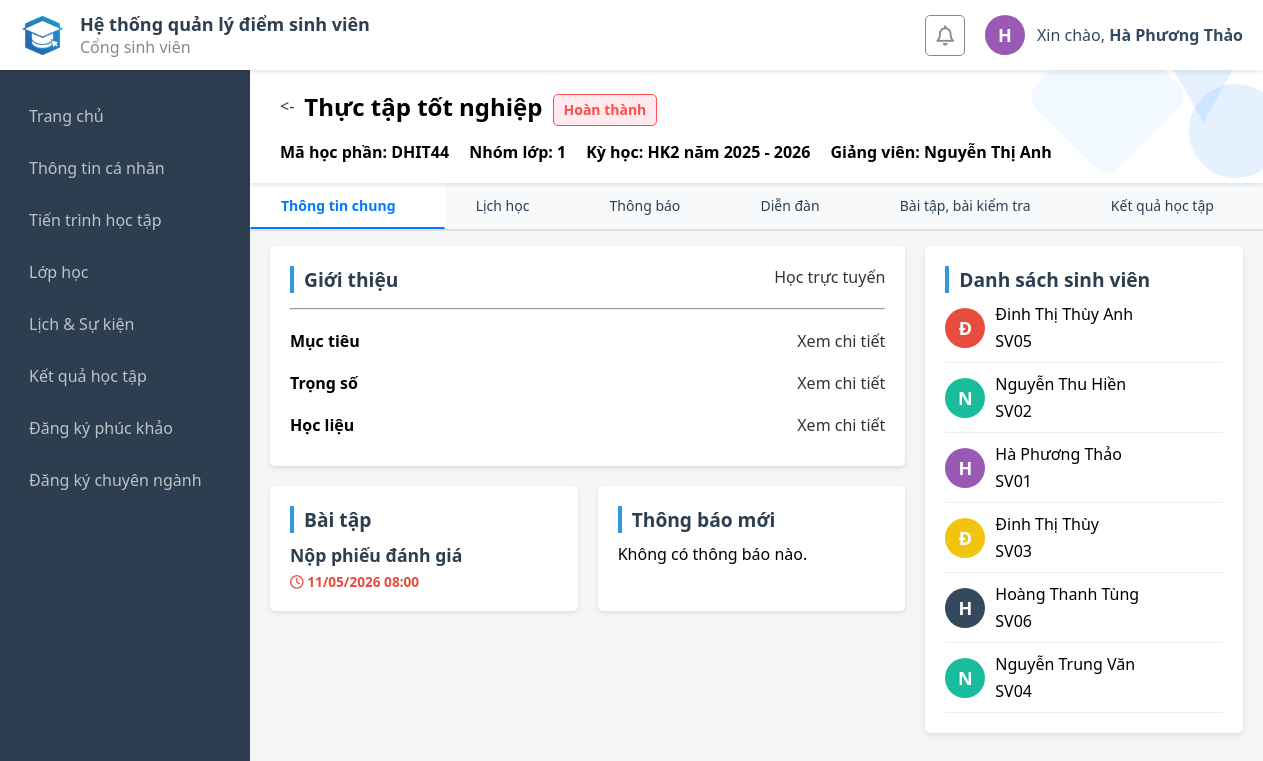
The page /student/class_detail.php?id=75 (signed in) on the database its author committed.
### tables this page shows
CREATE TABLE `profile` (
  `id` int(4) NOT NULL,
  `account_id` int(4) NOT NULL,
  `avatar` varchar(255) DEFAULT NULL,
  `first_name` varchar(10) NOT NULL,
  `last_name` varchar(20) NOT NULL,
  `dob` date NOT NULL,
  `gender` enum('Nam','Nữ','Khác') NOT NULL,
  `email` varchar(30) DEFAULT NULL,
  `phone` varchar(10) DEFAULT NULL,
  `address` varchar(50) DEFAULT NULL,
  `year` varchar(10) DEFAULT NULL,
  `academic_year` varchar(15) DEFAULT NULL,
  `faculty_id` int(11) DEFAULT NULL,
  `major_id` int(11) DEFAULT NULL
);

CREATE TABLE `classes` (
  `id` int(11) NOT NULL,
  `subject_id` int(11) NOT NULL,
  `class_code` varchar(20) NOT NULL,
  `class_name` varchar(255) NOT NULL,
  `semester` int(11) NOT NULL,
  `group_id` int(11) DEFAULT 1,
  `account_id` int(4) NOT NULL,
  `status` enum('Chưa bắt đầu','Đang học','Đã kết thúc') DEFAULT 'Chưa bắt đầu',
  `goals` text DEFAULT NULL,
  `weights` text DEFAULT NULL,
  `materials` text DEFAULT NULL,
  `online_link` varchar(255) DEFAULT NULL,
  `created_at` timestamp NOT NULL DEFAULT current_timestamp(),
  `deadline` datetime DEFAULT NULL,
  `syllabus_path` varchar(255) DEFAULT NULL
);

CREATE TABLE `assignments` (
  `id` int(11) NOT NULL,
  `class_id` int(11) NOT NULL,
  `title` varchar(255) NOT NULL,
  `description` text DEFAULT NULL,
  `type` enum('Bài tập','Bài kiểm tra') NOT NULL,
  `deadline` datetime DEFAULT NULL,
  `created_at` timestamp NOT NULL DEFAULT current_timestamp()
);

CREATE TABLE `account` (
  `id` int(4) NOT NULL,
  `code` varchar(5) NOT NULL,
  `username` varchar(20) NOT NULL,
  `password` varchar(255) NOT NULL,
  `password_hint` varchar(16) NOT NULL,
  `role` enum('admin','teacher','student') NOT NULL DEFAULT 'student'
);

### student/tabs/general.php (the view, shortened to what the rows shown need)
<?php
$sql_members = "SELECT
                    a.username, p.avatar, a.id AS account_id,
                    CONCAT(p.last_name, ' ', p.first_name) AS full_name,
                    a.code AS account_code
                FROM account a
                JOIN class_members cm ON a.id = cm.student_id
                JOIN profile p ON a.id = p.account_id
                WHERE cm.class_id = ? AND a.role = 'student'
                ORDER BY p.first_name ASC, p.last_name ASC";
$stmt_members = $conn->prepare($sql_members);
$stmt_members->bind_param("i", $class_id);
$stmt_members->execute();
$members = $stmt_members->get_result();
$sql_assign = "SELECT * FROM assignments WHERE class_id = ? ORDER BY deadline ASC";
$stmt_assign = $conn->prepare($sql_assign);
$stmt_assign->bind_param("i", $class_id);
$stmt_assign->execute();
$assignments = $stmt_assign->get_result();
?>
<!DOCTYPE html>
<html lang="en">
<head>
</head>
<body>
    <div class="class-content">
        <div class="wrapper-left">
            <div class="class-activities">
                <div class="class-assignments">
                    <div class="activity-card">
                        <?php if ($assignments->num_rows > 0): ?>
                            <?php
                                $index = 0;
                                while($assign = $assignments->fetch_assoc()):
                            ?>
                                <div class="assignment-item"
                                    data-index="<?= $index; ?>"
                                    style="display: <?= $index === 0 ? 'block' : 'none'; ?>; cursor: pointer;"
                                    onclick="window.location.href='assignments.php?id=<?= $assign['id']; ?>'">
                                    <div class="assign-info">
                                        <strong style="display: block; color: #2c3e50; font-size: 1.1em; margin-bottom: 5px;">
                                            <?= htmlspecialchars($assign['title']); ?>
                                        </strong>
                                        <div class="assign-meta" style="font-size: 0.85em; color: #e74c3c; font-weight: bold;">
                                            <i class="far fa-clock"></i> <?= date('d/m/Y H:i', strtotime($assign['deadline'])); ?>
                                        </div>
                                    </div>
                                </div>
                                <?php $index++; ?>
                            <?php endwhile; ?>
                        <?php else: ?>
                            <p style="padding: 20px; color: #999; font-style: italic;">Chưa có bài tập nào.</p>
                        <?php endif; ?>
                    </div>
                </div>
            </div>
        </div>
        <div class="wrapper-right">
            <div class="class-members">
                <div class="members-card">
                    <?php while($row = $members->fetch_assoc()): ?>
                        <?php
                            $display_name = !empty($row['full_name']) ? $row['full_name'] : ($row['code'] ?? 'S');
                            $first_letter = mb_strtoupper(mb_substr($display_name, 0, 1, 'UTF-8'), 'UTF-8');
                            $palette = ['#1abc9c', '#2ecc71', '#3498db', '#9b59b6', '#f1c40f', '#e67e22', '#e74c3c', '#34495e'];
                            $color_index = $row['account_id'] % count($palette);
                            $bg_color = $palette[$color_index];
                        ?>
                        <div class="members-info">
                            <div class="avatar-circle" style="background-color: <?= $bg_color; ?>;">
                                <?php if (!empty($avatar_from_db) && file_exists($avatar_from_db)): ?>
                                    <img src="<?= $avatar_from_db; ?>" alt="User Avatar">
                                <?php else: ?>
                                    <span><?= $first_letter; ?></span>
                                <?php endif; ?>
                            </div>
                            <ul>
                                <li><?= htmlspecialchars($row['full_name']) ?></li>
                                <li><?= htmlspecialchars($row['account_code']) ?></li>
                            </ul>
                        </div>
                    <?php endwhile; ?>
                </div>
            </div>
        </div>
    </div>
</body>
</html>

### student/class_detail.php (shortened to what the rows shown need)
<?php
require '../db_connection.php';
$account_id = $_SESSION['id'];
$class_id = isset($_GET['id']) ? intval($_GET['id']) : 0;
$tab = $_GET['tab'] ?? 'general';
$sql_class = "SELECT
                c.id AS class_id,
                c.class_code,
                c.group_id,
                s.subject_name,
                s.credit,
                s.total_sessions,
                c.semester,
                CONCAT(p.last_name, ' ', p.first_name) AS lecturer_name,
                c.goals, c.weights, c.materials, c.online_link,
                -- 1. TRẠNG THÁI TỰ ĐỘNG (Tính toán real-time từ bảng attendance)
                CASE
                    WHEN (SELECT COUNT(*) FROM attendance att
                          JOIN class_sessions cs ON att.session_id = cs.id
                          WHERE cs.class_id = c.id AND att.student_id = ? AND att.status = 'Có mặt') >= s.total_sessions THEN 'Hoàn thành'
                    WHEN (SELECT COUNT(*) FROM attendance att
                          JOIN class_sessions cs ON att.session_id = cs.id
                          WHERE cs.class_id = c.id AND att.student_id = ? AND att.status = 'Có mặt') > 0 THEN 'Đang học'
                    ELSE 'Chưa học'
                END AS status,
                -- 2. CÁC CHỈ SỐ ĐIỂM DANH
                (SELECT COUNT(*) FROM attendance att
                 JOIN class_sessions cs ON att.session_id = cs.id
                 WHERE cs.class_id = c.id AND att.student_id = ? AND att.status = 'Có mặt') AS attended_sessions,
                (SELECT COUNT(*) FROM attendance att
                 JOIN class_sessions cs ON att.session_id = cs.id
                 WHERE cs.class_id = c.id AND att.student_id = ? AND att.status = 'Muộn') AS late_sessions,
                (SELECT COUNT(*) FROM attendance att
                 JOIN class_sessions cs ON att.session_id = cs.id
                 WHERE cs.class_id = c.id AND att.student_id = ? AND att.status = 'Vắng có phép') AS excused_absences,
                (SELECT COUNT(*) FROM attendance att
                 JOIN class_sessions cs ON att.session_id = cs.id
                 WHERE cs.class_id = c.id AND att.student_id = ? AND att.status = 'Vắng không phép') AS unexcused_absences
              FROM classes c
              JOIN subjects s ON c.subject_id = s.id
              LEFT JOIN account a ON c.account_id = a.id AND a.role = 'teacher'
              LEFT JOIN profile p ON a.id = p.account_id
              WHERE c.id = ?";
$stmt = $conn->prepare($sql_class);
$stmt->bind_param("iiiiiii", $account_id, $account_id, $account_id, $account_id, $account_id, $account_id, $class_id);
$stmt->execute();
$class_data = $stmt->get_result()->fetch_assoc();
?>
<!DOCTYPE html>
<html lang="vi">
<head>
    <link rel="stylesheet" href="../css/class_detail.css">
</head>
<body>
    <?php include 'header.php'; ?>
    <main class="main-container">
        <div class="class-header">
            <div class="class-title">
                <h2><?= htmlspecialchars($class_data['subject_name']) ?></h2>
            </div>
            <div class="class-info">
                <h4><strong>Mã học phần:</strong> <?= htmlspecialchars($class_data['class_code']) ?></h4>
                <h4><strong>Nhóm lớp:</strong> <?= htmlspecialchars($class_data['group_id'] ?? '1') ?></h4>
                <?php
                    $sem_code = (int)$class_data['semester'];
                    $year_start = floor($sem_code / 10);
                    $year_end = $year_start + 1;
                    $sem_num = $sem_code % 10;
                ?>
                <h4><strong>Kỳ học:</strong> HK<?= $sem_num ?> năm <?= $year_start ?> - <?= $year_end ?></h4>
                <h4><strong>Giảng viên:</strong> <?= htmlspecialchars($class_data['lecturer_name']) ?></h4>
            </div>
        </div>
        <div class="tab-content">
            <?php
                $allowed_tabs = [
                    'general'  => 'general.php',
                    'schedule' => 'schedule.php',
                    'notify'   => 'notifications.php',
                    'forum'    => 'forums.php',
                    'homework' => 'assignments.php',
                    'result'   => 'result.php'
                ];
                $tab_key = in_array($tab, array_keys($allowed_tabs)) ? $tab : 'general';
                $file_path = "tabs/" . $allowed_tabs[$tab_key];
                if (file_exists($file_path)) {
                    include $file_path;
                } else {
                    echo "<div class='alert alert-warning'>Hệ thống đang cập nhật nội dung cho mục này.</div>";
                }
            ?>
        </div>
    </main>
</body>
</html>

### student/header.php (shortened to what the rows shown need)
<?php
require '../db_connection.php';
$user_id  = $_SESSION['id'] ?? 0;
$username = $_SESSION['username'] ?? 'user';
$full_name = "Chưa cập nhật";
$avatar_from_db = "";
if ($user_id > 0) {
    $sql = "SELECT p.first_name, p.last_name, p.avatar
            FROM account a
            LEFT JOIN profile p ON a.id = p.account_id
            WHERE a.id = ?";
    $stmt = $conn->prepare($sql);
    $stmt->bind_param("i", $user_id);
    $stmt->execute();
    $result = $stmt->get_result();
    if ($row = $result->fetch_assoc()) {
        $fname = trim($row['first_name'] ?? '');
        $lname = trim($row['last_name'] ?? '');
        if ($fname !== '' || $lname !== '') {
            $full_name = trim($lname . ' ' . $fname);
        }
    }
}
$first_letter = mb_strtoupper(mb_substr($full_name !== "Chưa cập nhật" ? $full_name : $username, 0, 1, 'UTF-8'), 'UTF-8');
$palette = ['#1abc9c', '#2ecc71', '#3498db', '#9b59b6', '#f1c40f', '#e67e22', '#e74c3c', '#34495e'];
$color_index = $user_id % count($palette);
$bg_color = $palette[$color_index];
?>
<!DOCTYPE html>
<html lang="en">
<head>
    <link rel="stylesheet" href="https://cdnjs.cloudflare.com/ajax/libs/font-awesome/6.5.2/css/all.min.css" />
    <link rel="stylesheet" href="../css/header.css">
</head>
<body>
    <div class="header">
        <div class="left-container">
            <div class="content">
                <h1>Hệ thống quản lý điểm sinh viên</h1>
            </div>
        </div>
        <div class="right-container">
            <div class="user-profile">
                <div class="avatar-circle" style="background-color: <?php echo $bg_color; ?>;">
                    <?php if (!empty($avatar_from_db) && file_exists($avatar_from_db)): ?>
                        <img src="<?php echo $avatar_from_db; ?>" alt="User Avatar">
                    <?php else: ?>
                        <span><?php echo $first_letter; ?></span>
                    <?php endif; ?>
                </div>
                <p class="greeting-text">
                    Xin chào, <strong><?php echo htmlspecialchars($full_name); ?></strong>
                </p>
            </div>
        </div>
    </div>
</body>
</html>

### rows shown on the page
profile: first_letter "H", full_name "Hà Phương Thảo", account.code "SV01"
classes: class_code "DHIT44", group "1", semester "2", semester "2025", semester "2026"
assignments: title "Nộp phiếu đánh giá", deadline "11/05/2026 08:00"
profile: first_letter "Đ", full_name "Đinh Thị Thùy Anh", account.code "SV05"
profile: first_letter "N", full_name "Nguyễn Thu Hiền", account.code "SV02"
profile: first_letter "Đ", full_name "Đinh Thị Thùy", account.code "SV03"
profile: first_letter "H", full_name "Hoàng Thanh Tùng", account.code "SV06"
profile: first_letter "N", full_name "Nguyễn Trung Văn", account.code "SV04"

### other values the page prints
$class_data['subject_name'] "Thực tập tốt nghiệp"
$class_data['status'] "Hoàn thành"
$class_data['lecturer_name'] "Nguyễn Thị Anh"
